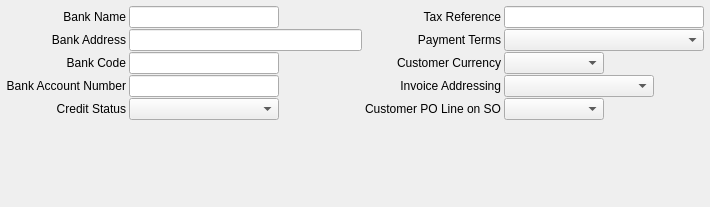
     <widget class="QWidget" name="tab_2">
      <attribute name="title">
       <string>Accounting</string>
      </attribute>
      <layout class="QGridLayout" name="gridLayout_5">
       <property name="leftMargin">
        <number>6</number>
       </property>
       <property name="topMargin">
        <number>6</number>
       </property>
       <property name="rightMargin">
        <number>6</number>
       </property>
       <property name="bottomMargin">
        <number>6</number>
       </property>
       <property name="horizontalSpacing">
        <number>3</number>
       </property>
       <property name="verticalSpacing">
        <number>1</number>
       </property>
       <item row="0" column="3">
        <widget class="QLabel" name="lblTaxReference">
         <property name="text">
          <string>Tax Reference</string>
         </property>
         <property name="alignment">
          <set>Qt::AlignRight|Qt::AlignTrailing|Qt::AlignVCenter</set>
         </property>
        </widget>
       </item>
       <item row="0" column="4">
        <widget class="QLineEdit" name="leTaxReference">
         <property name="sizePolicy">
          <sizepolicy hsizetype="Expanding" vsizetype="Fixed">
           <horstretch>1</horstretch>
           <verstretch>0</verstretch>
          </sizepolicy>
         </property>
         <property name="minimumSize">
          <size>
           <width>200</width>
           <height>0</height>
          </size>
         </property>
         <property name="maximumSize">
          <size>
           <width>16777215</width>
           <height>16777215</height>
          </size>
         </property>
        </widget>
       </item>
       <item row="1" column="0">
        <widget class="QLabel" name="lblBankAddress">
         <property name="text">
          <string>Bank Address</string>
         </property>
         <property name="alignment">
          <set>Qt::AlignRight|Qt::AlignTrailing|Qt::AlignVCenter</set>
         </property>
        </widget>
       </item>
       <item row="1" column="3">
        <widget class="QLabel" name="lblPaymentTerm">
         <property name="text">
          <string>Payment Terms</string>
         </property>
         <property name="alignment">
          <set>Qt::AlignRight|Qt::AlignTrailing|Qt::AlignVCenter</set>
         </property>
        </widget>
       </item>
       <item row="1" column="4">
        <widget class="QComboBox" name="cbPaymentTerm">
         <property name="minimumSize">
          <size>
           <width>150</width>
           <height>0</height>
          </size>
         </property>
         <property name="maximumSize">
          <size>
           <width>16777215</width>
           <height>16777215</height>
          </size>
         </property>
        </widget>
       </item>
       <item row="2" column="0">
        <widget class="QLabel" name="lblBankCode">
         <property name="text">
          <string>Bank Code</string>
         </property>
         <property name="alignment">
          <set>Qt::AlignRight|Qt::AlignTrailing|Qt::AlignVCenter</set>
         </property>
        </widget>
       </item>
       <item row="2" column="1">
        <widget class="QLineEdit" name="leBankCode">
         <property name="sizePolicy">
          <sizepolicy hsizetype="Expanding" vsizetype="Fixed">
           <horstretch>1</horstretch>
           <verstretch>0</verstretch>
          </sizepolicy>
         </property>
         <property name="minimumSize">
          <size>
           <width>150</width>
           <height>0</height>
          </size>
         </property>
         <property name="maximumSize">
          <size>
           <width>16777215</width>
           <height>16777215</height>
          </size>
         </property>
        </widget>
       </item>
       <item row="1" column="1" colspan="2">
        <widget class="QLineEdit" name="leBankAddress">
         <property name="sizePolicy">
          <sizepolicy hsizetype="Expanding" vsizetype="Fixed">
           <horstretch>2</horstretch>
           <verstretch>0</verstretch>
          </sizepolicy>
         </property>
         <property name="minimumSize">
          <size>
           <width>150</width>
           <height>0</height>
          </size>
         </property>
         <property name="maximumSize">
          <size>
           <width>16777215</width>
           <height>16777215</height>
          </size>
         </property>
        </widget>
       </item>
       <item row="0" column="1">
        <widget class="QLineEdit" name="leBankName">
         <property name="sizePolicy">
          <sizepolicy hsizetype="Expanding" vsizetype="Fixed">
           <horstretch>1</horstretch>
           <verstretch>0</verstretch>
          </sizepolicy>
         </property>
         <property name="minimumSize">
          <size>
           <width>150</width>
           <height>0</height>
          </size>
         </property>
         <property name="maximumSize">
          <size>
           <width>16777215</width>
           <height>16777215</height>
          </size>
         </property>
        </widget>
       </item>
       <item row="0" column="0">
        <widget class="QLabel" name="lblBankName">
         <property name="text">
          <string>Bank Name</string>
         </property>
         <property name="alignment">
          <set>Qt::AlignRight|Qt::AlignTrailing|Qt::AlignVCenter</set>
         </property>
        </widget>
       </item>
       <item row="7" column="0" rowspan="2" colspan="5">
        <spacer name="verticalSpacer_5">
         <property name="orientation">
          <enum>Qt::Vertical</enum>
         </property>
         <property name="sizeHint" stdset="0">
          <size>
           <width>318</width>
           <height>81</height>
          </size>
         </property>
        </spacer>
       </item>
       <item row="0" column="2">
        <spacer name="horizontalSpacer_6">
         <property name="orientation">
          <enum>Qt::Horizontal</enum>
         </property>
         <property name="sizeType">
          <enum>QSizePolicy::Fixed</enum>
         </property>
         <property name="sizeHint" stdset="0">
          <size>
           <width>80</width>
           <height>20</height>
          </size>
         </property>
        </spacer>
       </item>
       <item row="3" column="0">
        <widget class="QLabel" name="lblBankAccountNumber">
         <property name="text">
          <string>Bank Account Number</string>
         </property>
         <property name="alignment">
          <set>Qt::AlignRight|Qt::AlignTrailing|Qt::AlignVCenter</set>
         </property>
        </widget>
       </item>
       <item row="3" column="1">
        <widget class="QLineEdit" name="leBankAccountNumber"/>
       </item>
       <item row="3" column="3">
        <widget class="QLabel" name="lblInvoiceAddressing">
         <property name="text">
          <string>Invoice Addressing</string>
         </property>
         <property name="alignment">
          <set>Qt::AlignRight|Qt::AlignTrailing|Qt::AlignVCenter</set>
         </property>
        </widget>
       </item>
       <item row="3" column="4">
        <widget class="QComboBox" name="cbInvoiceAddressing">
         <property name="maximumSize">
          <size>
           <width>150</width>
           <height>16777215</height>
          </size>
         </property>
        </widget>
       </item>
       <item row="4" column="3">
        <widget class="QLabel" name="lblCustomerPoLine">
         <property name="text">
          <string>Customer PO Line on SO</string>
         </property>
         <property name="alignment">
          <set>Qt::AlignRight|Qt::AlignTrailing|Qt::AlignVCenter</set>
         </property>
        </widget>
       </item>
       <item row="4" column="4">
        <widget class="QComboBox" name="cbCustomerPoLine">
         <property name="minimumSize">
          <size>
           <width>100</width>
           <height>0</height>
          </size>
         </property>
         <property name="maximumSize">
          <size>
           <width>100</width>
           <height>16777215</height>
          </size>
         </property>
        </widget>
       </item>
       <item row="2" column="3">
        <widget class="QLabel" name="lblCustomerCurrency">
         <property name="text">
          <string>Customer Currency</string>
         </property>
         <property name="alignment">
          <set>Qt::AlignRight|Qt::AlignTrailing|Qt::AlignVCenter</set>
         </property>
        </widget>
       </item>
       <item row="2" column="4">
        <widget class="QComboBox" name="cbCustomerCurrency">
         <property name="minimumSize">
          <size>
           <width>100</width>
           <height>0</height>
          </size>
         </property>
         <property name="maximumSize">
          <size>
           <width>100</width>
           <height>16777215</height>
          </size>
         </property>
        </widget>
       </item>
       <item row="4" column="0">
        <widget class="QLabel" name="lblCreditStatus">
         <property name="text">
          <string>Credit Status</string>
         </property>
         <property name="alignment">
          <set>Qt::AlignRight|Qt::AlignTrailing|Qt::AlignVCenter</set>
         </property>
        </widget>
       </item>
       <item row="4" column="1">
        <widget class="QComboBox" name="cbCreditStatus">
         <property name="minimumSize">
          <size>
           <width>150</width>
           <height>0</height>
          </size>
         </property>
         <property name="maximumSize">
          <size>
           <width>150</width>
           <height>16777215</height>
          </size>
         </property>
        </widget>
       </item>
      </layout>
     </widget>
